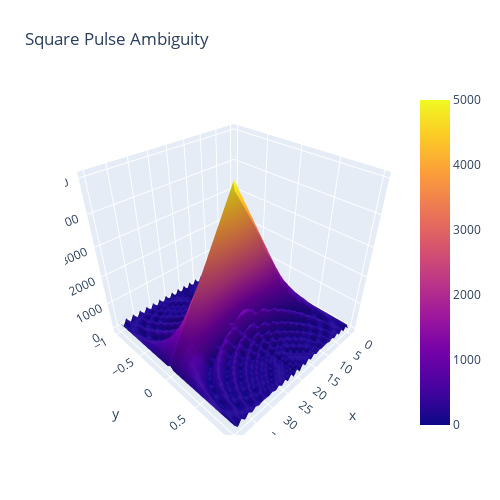

Notebook cell for this chart:
### Code cell
S_flat = np.ones([40,])
S_flat[10:30] = 100*np.ones([20,])
z = ambiguity_function2(S_flat,True)
z_mag = np.absolute(z)
sh_0, sh_1 = z_mag.shape
print(z_mag.shape)
#print(z_mag)
x, y = np.linspace(0, 40, sh_0), np.linspace(-1, 1, sh_1)


fig = go.Figure(data=[go.Surface(z=z_mag,x=x,y=y)])

fig.update_layout(title='Square Pulse Ambiguity', autosize=True,
                  width=500, height=500,
                  margin=dict(l=65, r=50, b=65, t=90))

fig.show()

### Figure 1 — Plotly figure (JSON) as saved in the notebook; plotly's stock layout.template omitted (floating-point values rounded to 4 significant figures; data arrays with more than 128 entries replaced by an {"elided": "..."} marker saying what was removed)
{"data": [{"type": "surface", "x": [0, 1.026, 2.051, 3.077, 4.103, 5.128, 6.154, 7.179, 8.205, 9.231, 10.26, 11.28, 12.31, 13.33, 14.36, 15.38, 16.41, 17.44, 18.46, 19.49, 20.51, 21.54, 22.56, 23.59, 24.62, 25.64, 26.67, 27.69, 28.72, 29.74, 30.77, 31.79, 32.82, 33.85, 34.87, 35.9, 36.92, 37.95, 38.97, 40], "y": [-1, -0.9487, -0.8974, -0.8462, -0.7949, -0.7436, -0.6923, -0.641, -0.5897, -0.5385, -0.4872, -0.4359, -0.3846, -0.3333, -0.2821, -0.2308, -0.1795, -0.1282, -0.07692, -0.02564, 0.02564, 0.07692, 0.1282, 0.1795, 0.2308, 0.2821, 0.3333, 0.3846, 0.4359, 0.4872, 0.5385, 0.5897, 0.641, 0.6923, 0.7436, 0.7949, 0.8462, 0.8974, 0.9487, 1], "z": {"elided": "40x40 float values"}}], "layout": {"autosize": true, "height": 500, "margin": {"b": 65, "l": 65, "r": 50, "t": 90}, "title": {"text": "Square Pulse Ambiguity"}, "width": 500}}
